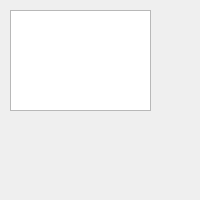
<?xml version="1.0" encoding="UTF-8"?>
<ui version="4.0">
 <class>About</class>
 <widget class="QWidget" name="About">
  <property name="geometry">
   <rect>
    <x>0</x>
    <y>0</y>
    <width>200</width>
    <height>200</height>
   </rect>
  </property>
  <property name="minimumSize">
   <size>
    <width>200</width>
    <height>200</height>
   </size>
  </property>
  <property name="maximumSize">
   <size>
    <width>200</width>
    <height>200</height>
   </size>
  </property>
  <property name="windowTitle">
   <string>About</string>
  </property>
  <widget class="QTextBrowser" name="textBrowser">
   <property name="geometry">
    <rect>
     <x>10</x>
     <y>10</y>
     <width>141</width>
     <height>101</height>
    </rect>
   </property>
  </widget>
  <widget class="QPushButton" name="pushButton">
   <property name="geometry">
    <rect>
     <x>310</x>
     <y>260</y>
     <width>75</width>
     <height>23</height>
    </rect>
   </property>
   <property name="text">
    <string>OK</string>
   </property>
  </widget>
 </widget>
 <resources/>
 <connections/>
</ui>
